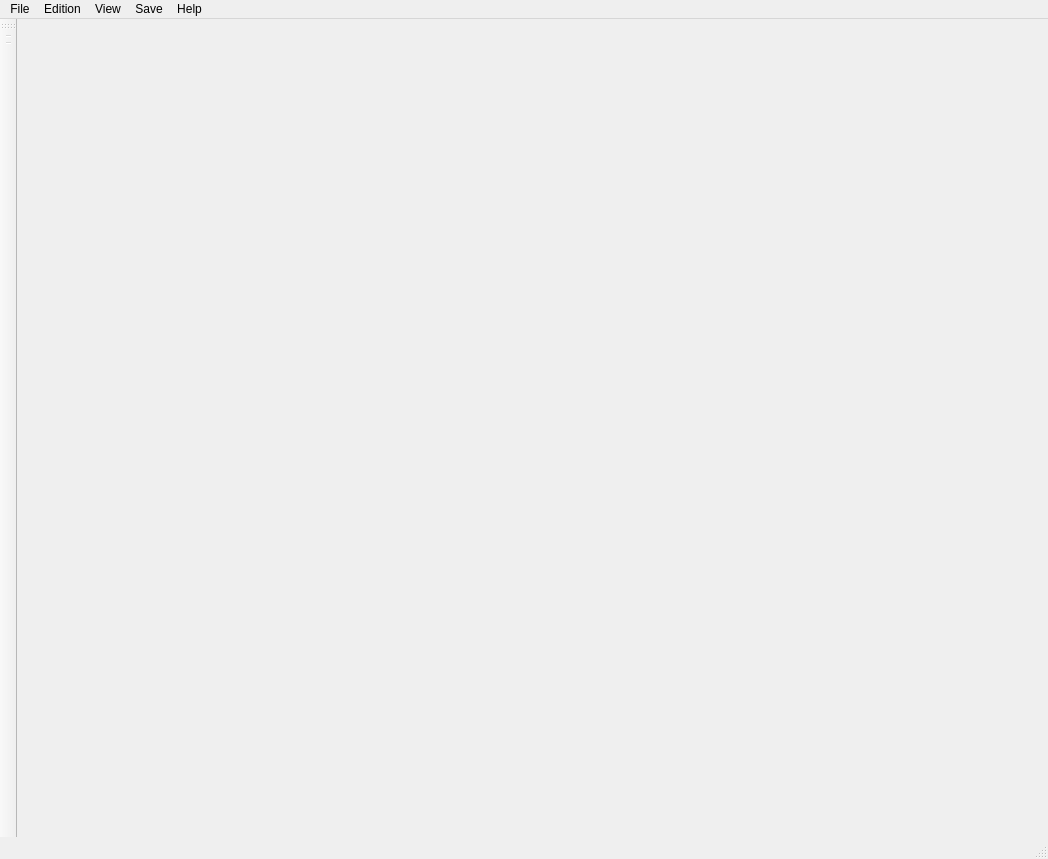
<?xml version="1.0" encoding="UTF-8"?>
<ui version="4.0">
 <class>WindowClass</class>
 <widget class="QMainWindow" name="WindowClass">
  <property name="geometry">
   <rect>
    <x>0</x>
    <y>0</y>
    <width>1048</width>
    <height>859</height>
   </rect>
  </property>
  <property name="windowTitle">
   <string>Window</string>
  </property>
  <widget class="QWidget" name="centralWidget"/>
  <widget class="file" name="mainToolBar">
   <attribute name="toolBarArea">
    <enum>LeftToolBarArea</enum>
   </attribute>
   <attribute name="toolBarBreak">
    <bool>false</bool>
   </attribute>
   <addaction name="separator"/>
   <addaction name="separator"/>
  </widget>
  <widget class="QStatusBar" name="statusBar"/>
  <widget class="QMenuBar" name="menuBar">
   <property name="geometry">
    <rect>
     <x>0</x>
     <y>0</y>
     <width>1048</width>
     <height>21</height>
    </rect>
   </property>
   <widget class="QMenu" name="menuFile">
    <property name="title">
     <string>File</string>
    </property>
    <widget class="QMenu" name="menu_Open_Image_Ctrl_O">
     <property name="title">
      <string> Open Image           Ctrl+O</string>
     </property>
     <addaction name="actionInput_PAN_Image"/>
     <addaction name="actionInput_XS_Image"/>
    </widget>
    <addaction name="menu_Open_Image_Ctrl_O"/>
    <addaction name="actionTo_leave_Ctrl_Q"/>
   </widget>
   <widget class="QMenu" name="menuEdition">
    <property name="title">
     <string>Edition</string>
    </property>
    <addaction name="action_preference"/>
   </widget>
   <widget class="QMenu" name="menuView">
    <property name="title">
     <string>View</string>
    </property>
   </widget>
   <widget class="QMenu" name="menuHelp">
    <property name="title">
     <string>Help</string>
    </property>
   </widget>
   <widget class="QMenu" name="menuSave">
    <property name="title">
     <string>Save</string>
    </property>
    <addaction name="actionOutput_Image"/>
   </widget>
   <addaction name="menuFile"/>
   <addaction name="menuEdition"/>
   <addaction name="menuView"/>
   <addaction name="menuSave"/>
   <addaction name="menuHelp"/>
  </widget>
  <action name="actionTo_leave_Ctrl_Q">
   <property name="text">
    <string> Leave                      Ctrl+Q</string>
   </property>
  </action>
  <action name="actionInput_PAN_Image">
   <property name="text">
    <string>Input PAN Image</string>
   </property>
  </action>
  <action name="actionInput_XS_Image">
   <property name="text">
    <string>Input XS Image</string>
   </property>
  </action>
  <action name="actionOutput_Image">
   <property name="text">
    <string>Output Image</string>
   </property>
  </action>
  <action name="action_preference">
   <property name="text">
    <string>preference</string>
   </property>
  </action>
 </widget>
 <layoutdefault spacing="6" margin="11"/>
 <customwidgets>
  <customwidget>
   <class>file</class>
   <extends>QToolBar</extends>
   <header>file.h</header>
  </customwidget>
 </customwidgets>
 <resources>
  <include location="Window.qrc"/>
 </resources>
 <connections/>
</ui>
